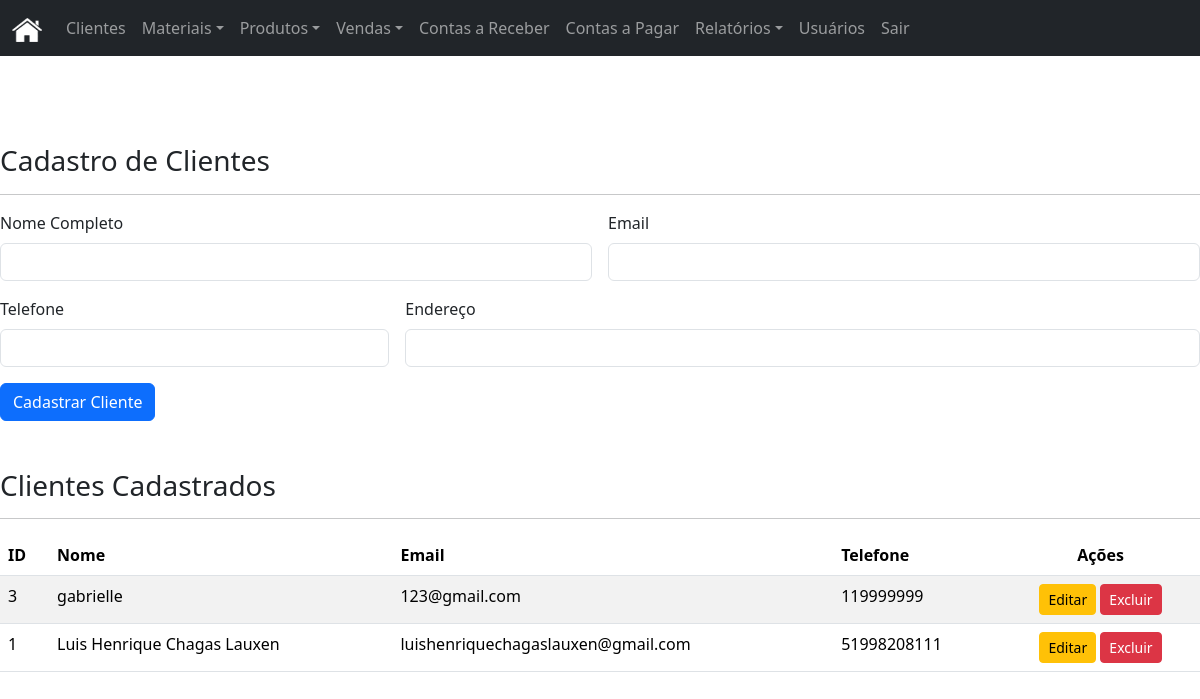
Screenshot of /index.php?page=clientes (signed in) with the database file from the repository.
### tables this page shows
CREATE TABLE `clientes` (
  `id` int(11) NOT NULL AUTO_INCREMENT,
  `nome` varchar(255) NOT NULL,
  `email` varchar(255) DEFAULT NULL,
  `telefone` varchar(20) DEFAULT NULL,
  `endereco` text DEFAULT NULL,
  PRIMARY KEY (`id`)
);

### modulos/clientes/index.php (the view, shortened to what this page needs)
<?php
$clientes = $pdo->query("SELECT * FROM clientes ORDER BY nome ASC")->fetchAll();
?>
<h3>Cadastro de Clientes</h3>
<hr>
<form method="POST" action="modulos/clientes/actions.php">
    <div class="row g-3">
        <div class="col-md-6"><label for="nome" class="form-label">Nome Completo</label><input type="text" class="form-control" id="nome" name="nome" required></div>
        <div class="col-md-6"><label for="email" class="form-label">Email</label><input type="email" class="form-control" id="email" name="email"></div>
        <div class="col-md-4"><label for="telefone" class="form-label">Telefone</label><input type="text" class="form-control" id="telefone" name="telefone"></div>
        <div class="col-md-8"><label for="endereco" class="form-label">Endereço</label><input type="text" class="form-control" id="endereco" name="endereco"></div>
    </div>
    <button type="submit" class="btn btn-primary mt-3">Cadastrar Cliente</button>
</form>
<h3 class="mt-5">Clientes Cadastrados</h3>
<hr>
<table class="table table-striped table-hover">
    <thead>
        <tr>
            <th>ID</th>
            <th>Nome</th>
            <th>Email</th>
            <th>Telefone</th>
            <th class="text-center">Ações</th>
        </tr>
    </thead>
    <tbody>
        <?php foreach ($clientes as $cliente): ?>
        <tr>
            <td><?= htmlspecialchars($cliente['id']) ?></td>
            <td><?= htmlspecialchars($cliente['nome']) ?></td>
            <td><?= htmlspecialchars($cliente['email']) ?></td>
            <td><?= htmlspecialchars($cliente['telefone']) ?></td>
            <td class="text-center">
                <a href="index.php?page=clientes/edit&id=<?= $cliente['id'] ?>" class="btn btn-sm btn-warning">Editar</a>
                <a href="index.php?page=clientes/delete&id=<?= $cliente['id'] ?>" class="btn btn-sm btn-danger">Excluir</a>
            </td>
        </tr>
        <?php endforeach; ?>
    </tbody>
</table>

### includes/header.php (style rules this page uses)
body { padding-top: 5rem; }

### rows the page displays
clientes: id "3", nome "gabrielle", email "123@gmail.com", telefone "119999999"
clientes: id "1", nome "Luis Henrique Chagas Lauxen", email "luishenriquechagaslauxen@gmail.com", telefone "51998208111"
